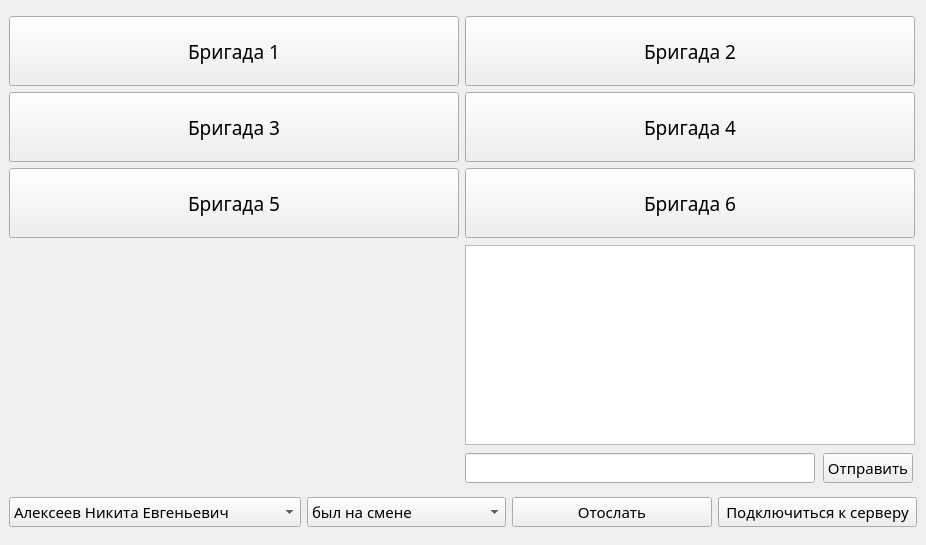
<?xml version="1.0" encoding="UTF-8"?>
<ui version="4.0">
 <class>MainWindow</class>
 <widget class="QMainWindow" name="MainWindow">
  <property name="geometry">
   <rect>
    <x>0</x>
    <y>0</y>
    <width>926</width>
    <height>545</height>
   </rect>
  </property>
  <property name="font">
   <font>
    <family>Microsoft YaHei</family>
    <pointsize>8</pointsize>
   </font>
  </property>
  <property name="windowTitle">
   <string>MainWindow</string>
  </property>
  <widget class="QWidget" name="centralwidget">
   <layout class="QVBoxLayout" name="verticalLayout">
    <item>
     <layout class="QGridLayout" name="gridLayout">
      <item row="4" column="2">
       <widget class="QPushButton" name="pushButton_2">
        <property name="minimumSize">
         <size>
          <width>90</width>
          <height>30</height>
         </size>
        </property>
        <property name="maximumSize">
         <size>
          <width>90</width>
          <height>30</height>
         </size>
        </property>
        <property name="font">
         <font>
          <family>Microsoft YaHei</family>
          <pointsize>11</pointsize>
         </font>
        </property>
        <property name="text">
         <string>Отправить</string>
        </property>
       </widget>
      </item>
      <item row="1" column="1" colspan="2">
       <widget class="QPushButton" name="pushButton_6">
        <property name="minimumSize">
         <size>
          <width>450</width>
          <height>70</height>
         </size>
        </property>
        <property name="maximumSize">
         <size>
          <width>450</width>
          <height>70</height>
         </size>
        </property>
        <property name="font">
         <font>
          <family>Microsoft YaHei</family>
          <pointsize>14</pointsize>
         </font>
        </property>
        <property name="text">
         <string>Бригада 4</string>
        </property>
       </widget>
      </item>
      <item row="2" column="0">
       <widget class="QPushButton" name="pushButton_7">
        <property name="minimumSize">
         <size>
          <width>450</width>
          <height>70</height>
         </size>
        </property>
        <property name="maximumSize">
         <size>
          <width>450</width>
          <height>70</height>
         </size>
        </property>
        <property name="font">
         <font>
          <family>Microsoft YaHei</family>
          <pointsize>14</pointsize>
         </font>
        </property>
        <property name="text">
         <string>Бригада 5</string>
        </property>
       </widget>
      </item>
      <item row="2" column="1" colspan="2">
       <widget class="QPushButton" name="pushButton_8">
        <property name="minimumSize">
         <size>
          <width>450</width>
          <height>70</height>
         </size>
        </property>
        <property name="maximumSize">
         <size>
          <width>450</width>
          <height>70</height>
         </size>
        </property>
        <property name="font">
         <font>
          <family>Microsoft YaHei</family>
          <pointsize>14</pointsize>
         </font>
        </property>
        <property name="text">
         <string>Бригада 6</string>
        </property>
       </widget>
      </item>
      <item row="4" column="1">
       <widget class="QLineEdit" name="lineEdit">
        <property name="minimumSize">
         <size>
          <width>350</width>
          <height>30</height>
         </size>
        </property>
        <property name="maximumSize">
         <size>
          <width>235</width>
          <height>30</height>
         </size>
        </property>
        <property name="font">
         <font>
          <family>Microsoft YaHei</family>
          <pointsize>11</pointsize>
         </font>
        </property>
       </widget>
      </item>
      <item row="0" column="0">
       <widget class="QPushButton" name="pushButton_3">
        <property name="minimumSize">
         <size>
          <width>450</width>
          <height>70</height>
         </size>
        </property>
        <property name="maximumSize">
         <size>
          <width>450</width>
          <height>70</height>
         </size>
        </property>
        <property name="font">
         <font>
          <family>Microsoft YaHei</family>
          <pointsize>14</pointsize>
         </font>
        </property>
        <property name="text">
         <string>Бригада 1</string>
        </property>
       </widget>
      </item>
      <item row="1" column="0">
       <widget class="QPushButton" name="pushButton_5">
        <property name="minimumSize">
         <size>
          <width>450</width>
          <height>70</height>
         </size>
        </property>
        <property name="maximumSize">
         <size>
          <width>450</width>
          <height>70</height>
         </size>
        </property>
        <property name="font">
         <font>
          <family>Microsoft YaHei</family>
          <pointsize>14</pointsize>
         </font>
        </property>
        <property name="text">
         <string>Бригада 3</string>
        </property>
       </widget>
      </item>
      <item row="3" column="1" colspan="2">
       <widget class="QTextBrowser" name="textBrowser">
        <property name="minimumSize">
         <size>
          <width>450</width>
          <height>200</height>
         </size>
        </property>
        <property name="maximumSize">
         <size>
          <width>300</width>
          <height>200</height>
         </size>
        </property>
        <property name="font">
         <font>
          <family>Consolas</family>
          <pointsize>11</pointsize>
         </font>
        </property>
       </widget>
      </item>
      <item row="0" column="1" colspan="2">
       <widget class="QPushButton" name="pushButton_4">
        <property name="minimumSize">
         <size>
          <width>450</width>
          <height>70</height>
         </size>
        </property>
        <property name="maximumSize">
         <size>
          <width>450</width>
          <height>70</height>
         </size>
        </property>
        <property name="font">
         <font>
          <family>Microsoft YaHei</family>
          <pointsize>14</pointsize>
         </font>
        </property>
        <property name="text">
         <string>Бригада 2</string>
        </property>
       </widget>
      </item>
      <item row="3" column="0" rowspan="2">
       <widget class="QLabel" name="label">
        <property name="minimumSize">
         <size>
          <width>450</width>
          <height>240</height>
         </size>
        </property>
        <property name="maximumSize">
         <size>
          <width>300</width>
          <height>240</height>
         </size>
        </property>
        <property name="font">
         <font>
          <family>Consolas</family>
          <pointsize>11</pointsize>
         </font>
        </property>
        <property name="text">
         <string/>
        </property>
        <property name="alignment">
         <set>Qt::AlignCenter</set>
        </property>
       </widget>
      </item>
     </layout>
    </item>
    <item>
     <layout class="QHBoxLayout" name="horizontalLayout">
      <item>
       <widget class="QComboBox" name="comboBox">
        <property name="font">
         <font>
          <family>Microsoft YaHei</family>
          <pointsize>11</pointsize>
         </font>
        </property>
        <item>
         <property name="text">
          <string>Алексеев Никита Евгеньевич</string>
         </property>
        </item>
        <item>
         <property name="text">
          <string>Анюков Антон Васильевич</string>
         </property>
        </item>
        <item>
         <property name="text">
          <string>Аюпов Олег Максимович</string>
         </property>
        </item>
        <item>
         <property name="text">
          <string>Белякова Анна Артемовна</string>
         </property>
        </item>
        <item>
         <property name="text">
          <string>Боброва Валентина Богдановна</string>
         </property>
        </item>
        <item>
         <property name="text">
          <string>Васильев Илья Григорьевич</string>
         </property>
        </item>
        <item>
         <property name="text">
          <string>Горбачёва Инга Федоровна</string>
         </property>
        </item>
        <item>
         <property name="text">
          <string>Дубина Оксана Павловна</string>
         </property>
        </item>
        <item>
         <property name="text">
          <string>Евдокимова Ольга Петровна</string>
         </property>
        </item>
        <item>
         <property name="text">
          <string>Зайцев Мирослав Константинович</string>
         </property>
        </item>
        <item>
         <property name="text">
          <string>Зимин Егор Матвеевич</string>
         </property>
        </item>
        <item>
         <property name="text">
          <string>Знойный Глеб Андреевич</string>
         </property>
        </item>
        <item>
         <property name="text">
          <string>Карпов Никита Сергеевич</string>
         </property>
        </item>
        <item>
         <property name="text">
          <string>Кошелева Майя Дмитриевна</string>
         </property>
        </item>
        <item>
         <property name="text">
          <string>Максимова Софья Аркадьевна</string>
         </property>
        </item>
        <item>
         <property name="text">
          <string>Мурина Светлана Алексеевна</string>
         </property>
        </item>
        <item>
         <property name="text">
          <string>Николаев Корней Кириллович</string>
         </property>
        </item>
        <item>
         <property name="text">
          <string>Петрова Анастасия Станиславовна</string>
         </property>
        </item>
        <item>
         <property name="text">
          <string>Рудников Павел Федотович</string>
         </property>
        </item>
        <item>
         <property name="text">
          <string>Степанов Пантелеймон Маркович</string>
         </property>
        </item>
        <item>
         <property name="text">
          <string>Степанова Северина Всеволодовна</string>
         </property>
        </item>
        <item>
         <property name="text">
          <string>Суханова Симона Степановна</string>
         </property>
        </item>
        <item>
         <property name="text">
          <string>Сырчикова Ева Ильинична</string>
         </property>
        </item>
        <item>
         <property name="text">
          <string>Уварова Елена Михайловна</string>
         </property>
        </item>
       </widget>
      </item>
      <item>
       <widget class="QComboBox" name="comboBox_2">
        <property name="font">
         <font>
          <family>Microsoft YaHei</family>
          <pointsize>11</pointsize>
         </font>
        </property>
        <item>
         <property name="text">
          <string>был на смене</string>
         </property>
        </item>
        <item>
         <property name="text">
          <string>была на смене</string>
         </property>
        </item>
        <item>
         <property name="text">
          <string>не был на смене</string>
         </property>
        </item>
        <item>
         <property name="text">
          <string>не была на смене</string>
         </property>
        </item>
       </widget>
      </item>
      <item>
       <widget class="QPushButton" name="pushButton_9">
        <property name="font">
         <font>
          <family>Microsoft YaHei</family>
          <pointsize>11</pointsize>
         </font>
        </property>
        <property name="text">
         <string>Отослать</string>
        </property>
       </widget>
      </item>
      <item>
       <widget class="QPushButton" name="pushButton">
        <property name="font">
         <font>
          <family>Microsoft YaHei</family>
          <pointsize>11</pointsize>
         </font>
        </property>
        <property name="text">
         <string>Подключиться к серверу</string>
        </property>
       </widget>
      </item>
     </layout>
    </item>
   </layout>
  </widget>
  <widget class="QMenuBar" name="menubar">
   <property name="geometry">
    <rect>
     <x>0</x>
     <y>0</y>
     <width>926</width>
     <height>21</height>
    </rect>
   </property>
  </widget>
 </widget>
 <resources/>
 <connections/>
</ui>
